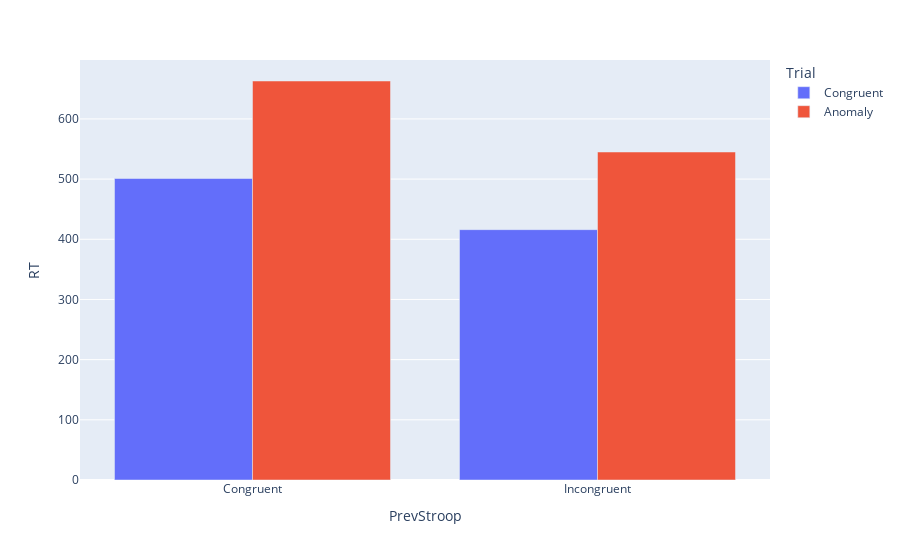

The cell this chart's notebook holds for it:
### Markdown cell above
## Cross-Task Adaptation

### Code cell
all_results = {}

# A Congruent Stroop -> Control Sentence sequence
del CogCtrl, LingKnow, Stroop
results = run_trial_sequence((congruent_stroop,congruent_sentence))
RT_CongCong = results[1][0]
print([(r[0],r[1]) for r in results])
all_results['CongCong'] = results

# An Inongruent Stroop -> Control Sentence sequence
del CogCtrl, LingKnow, Stroop
results = run_trial_sequence((incongruent_stroop,congruent_sentence))
RT_IncongCong = results[1][0]
print([(r[0],r[1]) for r in results])
all_results['IncongCong'] = results

# A Congruent Stroop -> Anomalous Sentence sequence
del CogCtrl, LingKnow, Stroop
results = run_trial_sequence((congruent_stroop,anomalous_sentence))
RT_CongAnom = results[1][0]
print([(r[0],r[1]) for r in results])
all_results['CongAnom'] = results

# An Incongruent Stroop -> Anomalous Sentence sequence
del CogCtrl, LingKnow, Stroop
results = run_trial_sequence((incongruent_stroop,anomalous_sentence))
RT_IncongAnom = results[1][0]
print([(r[0],r[1]) for r in results])
all_results['IncongAnom'] = results

# Figure
df = pd.DataFrame({'PrevStroop':['Congruent','Incongruent','Congruent','Incongruent'],
                    'Trial':['Congruent','Congruent','Anomaly','Anomaly'],
                    'RT':[RT_CongCong,RT_IncongCong,RT_CongAnom,RT_IncongAnom]})

fig = px.bar(df,x='PrevStroop',y='RT',color='Trial',barmode="group")
fig.show()

### Figure 1 — Plotly figure (JSON) as saved in the notebook; plotly's stock layout.template omitted (floating-point values rounded to 4 significant figures)
{"data": [{"alignmentgroup": "True", "hovertemplate": "Trial=Congruent<br>PrevStroop=%{x}<br>RT=%{y}<extra></extra>", "legendgroup": "Congruent", "marker": {"color": "#636efa", "pattern": {"shape": ""}}, "name": "Congruent", "offsetgroup": "Congruent", "orientation": "v", "showlegend": true, "textposition": "auto", "type": "bar", "x": ["Congruent", "Incongruent"], "xaxis": "x", "y": [501, 416], "yaxis": "y"}, {"alignmentgroup": "True", "hovertemplate": "Trial=Anomaly<br>PrevStroop=%{x}<br>RT=%{y}<extra></extra>", "legendgroup": "Anomaly", "marker": {"color": "#EF553B", "pattern": {"shape": ""}}, "name": "Anomaly", "offsetgroup": "Anomaly", "orientation": "v", "showlegend": true, "textposition": "auto", "type": "bar", "x": ["Congruent", "Incongruent"], "xaxis": "x", "y": [663, 545], "yaxis": "y"}], "layout": {"barmode": "group", "legend": {"title": {"text": "Trial"}, "tracegroupgap": 0}, "margin": {"t": 60}, "xaxis": {"anchor": "y", "domain": [0, 1], "title": {"text": "PrevStroop"}}, "yaxis": {"anchor": "x", "domain": [0, 1], "title": {"text": "RT"}}}}
